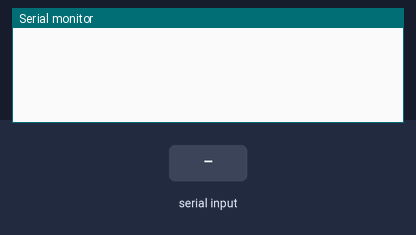
A sketch run on a simulated Arduino Uno, built with avr-gcc and run on an emulated ATmega328P. Parts: the last lines printed to the serial monitor. The inputs (shaded band) are chosen by the test bench.

Above: at 1.2 s.
1.3 s: "w" received over Serial
At 1.9 s:
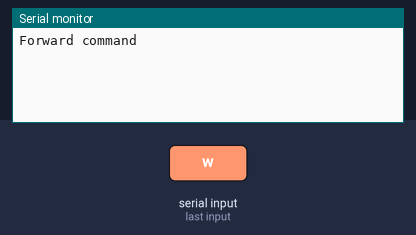
2.8 s: "s" received over Serial
At 4.0 s:
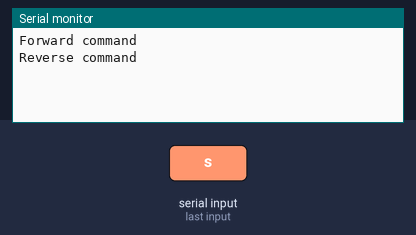
4.3 s: "a" received over Serial
At 5.4 s:
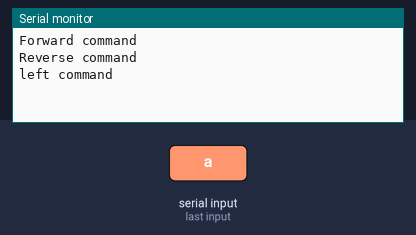
5.8 s: "d" received over Serial
At 6.5 s:
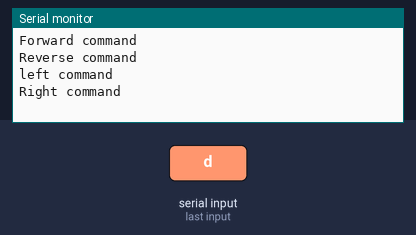
7.3 s: "f" received over Serial
At 7.7 s:
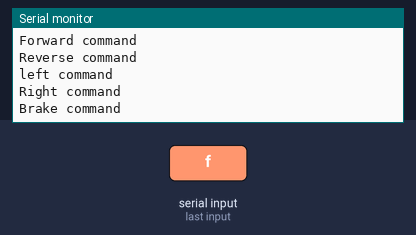

The sketch:

ASTRA_MOVEMENT_CODE.ino
```cpp
int eng1_in1 = 13;
int eng1_in2 = 12;
int eng1_in3 = 11;
int eng1_in4 = 10;

int eng2_in1 = 9;
int eng2_in2 = 8;
int eng2_in3 = 7;
int eng2_in4 = 6;

int eng3_in1 = 5;
int eng3_in2 = 4;
int eng3_in3 = 3;
int eng3_in4 = 2;

int eng4_in1 = 23;
int eng4_in2 = 25;
int eng4_in3 = 27;
int eng4_in4 = 29;

void setup() {

  Serial.begin(9600);

}
void forward()
{

  Serial.println("Forward command");
  digitalWrite(eng1_in1, HIGH);
  digitalWrite(eng1_in2, LOW);
  digitalWrite(eng1_in3, LOW);
  digitalWrite(eng1_in4, HIGH);

  digitalWrite(eng2_in1, HIGH);
  digitalWrite(eng2_in2, LOW);
  digitalWrite(eng2_in3, LOW);
  digitalWrite(eng2_in4, HIGH);

  digitalWrite(eng3_in1, HIGH);
  digitalWrite(eng3_in2, LOW);
  digitalWrite(eng3_in3, LOW);
  digitalWrite(eng3_in4, HIGH);
}

void reverse()
{

  Serial.println("Reverse command");
  digitalWrite(eng1_in1, HIGH);
  digitalWrite(eng1_in2, LOW);
  digitalWrite(eng1_in3, LOW);
  digitalWrite(eng1_in4, HIGH);

  digitalWrite(eng2_in1, HIGH);
  digitalWrite(eng2_in2, LOW);
  digitalWrite(eng2_in3, LOW);
  digitalWrite(eng2_in4, HIGH);

  digitalWrite(eng3_in1, HIGH);
  digitalWrite(eng3_in2, LOW);
  digitalWrite(eng3_in3, LOW);
  digitalWrite(eng3_in4, HIGH);
}

void left()
{

  Serial.println("left command");
  digitalWrite(eng1_in1, HIGH);
  digitalWrite(eng1_in2, LOW);
  digitalWrite(eng1_in3, LOW);
  digitalWrite(eng1_in4, HIGH);

  digitalWrite(eng2_in1, HIGH);
  digitalWrite(eng2_in2, LOW);
  digitalWrite(eng2_in3, LOW);
  digitalWrite(eng2_in4, HIGH);

  digitalWrite(eng3_in1, HIGH);
  digitalWrite(eng3_in2, LOW);
  digitalWrite(eng3_in3, LOW);
  digitalWrite(eng3_in4, HIGH);
}

void right()
{

  Serial.println("Right command");
  digitalWrite(eng1_in1, HIGH);
  digitalWrite(eng1_in2, LOW);
  digitalWrite(eng1_in3, LOW);
  digitalWrite(eng1_in4, HIGH);

  digitalWrite(eng2_in1, HIGH);
  digitalWrite(eng2_in2, LOW);
  digitalWrite(eng2_in3, LOW);
  digitalWrite(eng2_in4, HIGH);

  digitalWrite(eng3_in1, HIGH);
  digitalWrite(eng3_in2, LOW);
  digitalWrite(eng3_in3, LOW);
  digitalWrite(eng3_in4, HIGH);
}

void brake()
{

  Serial.println("Brake command");
  digitalWrite(eng1_in1, LOW);
  digitalWrite(eng1_in2, LOW);
  digitalWrite(eng1_in3, LOW);
  digitalWrite(eng1_in4, LOW);

  digitalWrite(eng2_in1, LOW);
  digitalWrite(eng2_in2, LOW);
  digitalWrite(eng2_in3, LOW);
  digitalWrite(eng2_in4, LOW);

  digitalWrite(eng3_in1, LOW);
  digitalWrite(eng3_in2, LOW);
  digitalWrite(eng3_in3, LOW);
  digitalWrite(eng3_in4, LOW);
}

void loop() {
  if (Serial.available())
  {
    char c = Serial.read();
    switch (c)
    {
      case 'w' : forward(); break;
      case 's' : reverse(); break;
      case 'a' : left(); break;
      case 'd' : right(); break;
      case 'f' : brake(); break;

      default: Serial.println("Wrong command");

    }
  }
}
```

Measured:
- after the input at 1.3 s, the serial monitor: prints a new line at once (image 1)
- after the input at 2.8 s, the serial monitor: prints a new line at once (image 2)
- after the input at 4.3 s, the serial monitor: prints a new line at once (image 3)
- after the input at 5.8 s, the serial monitor: prints a new line at once (image 4)
- after the input at 7.3 s, the serial monitor: prints a new line at once (image 5)
